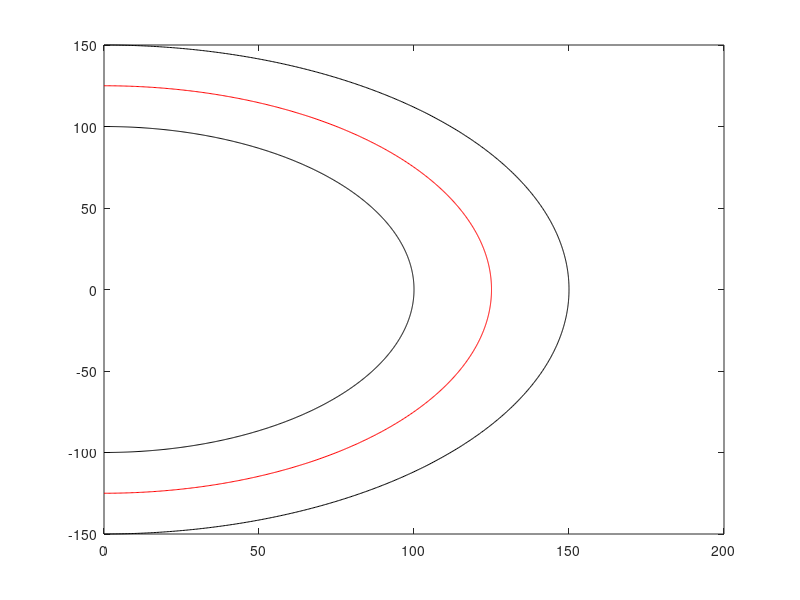

The MATLAB script that drew this image:
%% PROBLEM SETUP
%{

1. dt = 0.05;
2. Npred = 20;
3. Tspan = 0:dt:20;

input 

%}


%% SETUP

close all; clear all;

%% Constants

% Circular track
r1 = 100;
r2 = 150;

% Car Parameters

global a b L

a = 1.35;
b = 1.45;
L = a+b;


%% PATH GEN
% Path is a semi-circle for now.
% r1 is radius of inner circle
% r2 is radius of outer circle
path.numPoints = 1000;
thetaVal = linspace(-pi/2, pi/2, path.numPoints);
  
path.xL = r1*cos(thetaVal);
path.xR = r2*cos(thetaVal);
path.yL = r1*sin(thetaVal);
path.yR = r2*sin(thetaVal);
path.xCL = ((r1 + r2)/2)*cos(thetaVal);
path.yCL = ((r1 + r2)/2)*sin(thetaVal);

figure;
plot(path.xL, path.yL, 'k', path.xR, path.yR, 'k', ...
    path.xCL, path.yCL, '-r');


%% Trajectory Generation
% Constraints: 
% 




















%% FUNCTIONS

function zdot = model(z, u, delta)

  global b L

  x = z(1);
  y = z(2);
  psi = z(3);

  zdot = zeros(3, 1);

  zdot(1) = u * cos(psi) - (b/L) * u * tan(delta) * sin(psi);
  zdot(2) = u * sin(psi) + (b/L) * u * tan(delta) * cos(psi);
  zdot(3) = (u/L) * tan(delta);

end


%function [g, dg, h, dg] = nlcon(z)

  


%end


